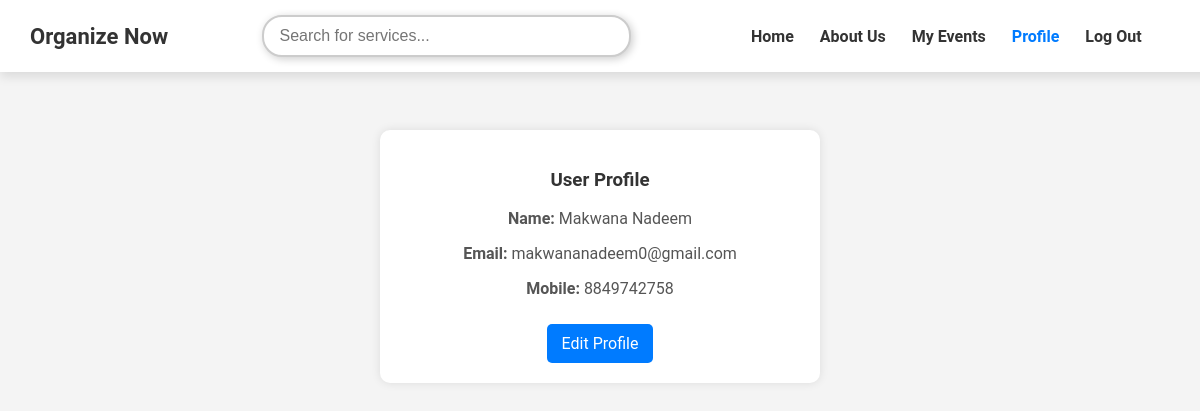
/Customer/profile.php (signed in), run on the app's committed database.
### tables this page shows
CREATE TABLE `user` (
  `user_id` int(11) NOT NULL,
  `name` varchar(100) NOT NULL,
  `email` varchar(100) NOT NULL,
  `mobile` varchar(15) NOT NULL,
  `password` varchar(200) NOT NULL,
  `reset_token` varchar(255) DEFAULT NULL,
  `created_at` date NOT NULL DEFAULT current_timestamp()
);

### Customer/profile.php (the view, shortened to what this page needs)
<?php
include 'connection.php';
include 'user_navbar.php';
$user_id = $_SESSION['user_id'];
$sql = "SELECT name, email, mobile FROM user WHERE user_id = ?";
$stmt = $conn->prepare($sql);
$stmt->bind_param("i", $user_id);
$stmt->execute();
$stmt->bind_result($name, $email, $mobile);
?>
<!DOCTYPE html>
<html lang="en">
<head>
</head>
<body>
    <div class="profile-card">
        <h3>User Profile</h3>
        <p><strong>Name:</strong> <?php echo htmlspecialchars($name); ?></p>
        <p><strong>Email:</strong> <?php echo htmlspecialchars($email); ?></p>
        <p><strong>Mobile:</strong> <?php echo htmlspecialchars($mobile); ?></p>
        <a href="edit_profile.php" class="btn-edit">Edit Profile</a>
    </div>
</body>
</html>

### Customer/user_navbar.php (style rules this page uses)
body { font-family: 'Roboto', sans-serif; margin: 0; padding: 0; background-color: #f5f7fa; }

### Customer/profile.php (style rules this page uses)
body { background-color: #f4f4f4; }
.profile-card { max-width: 400px; margin: 50px auto; background: #fff; padding: 20px; border-radius: 10px; box-shadow: 0px 0px 10px rgba(0, 0, 0, 0.1); text-align: center; }
.profile-card h3 { color: #333; }
.profile-card p { color: #555; font-size: 16px; }
.btn-edit { background: #007bff; color: #fff; border-radius: 5px; padding: 10px 15px; text-decoration: none; display: inline-block; margin-top: 10px; }

### data on the page
user: name "Makwana Nadeem", email "makwananadeem0@gmail.com", mobile "8849742758"
